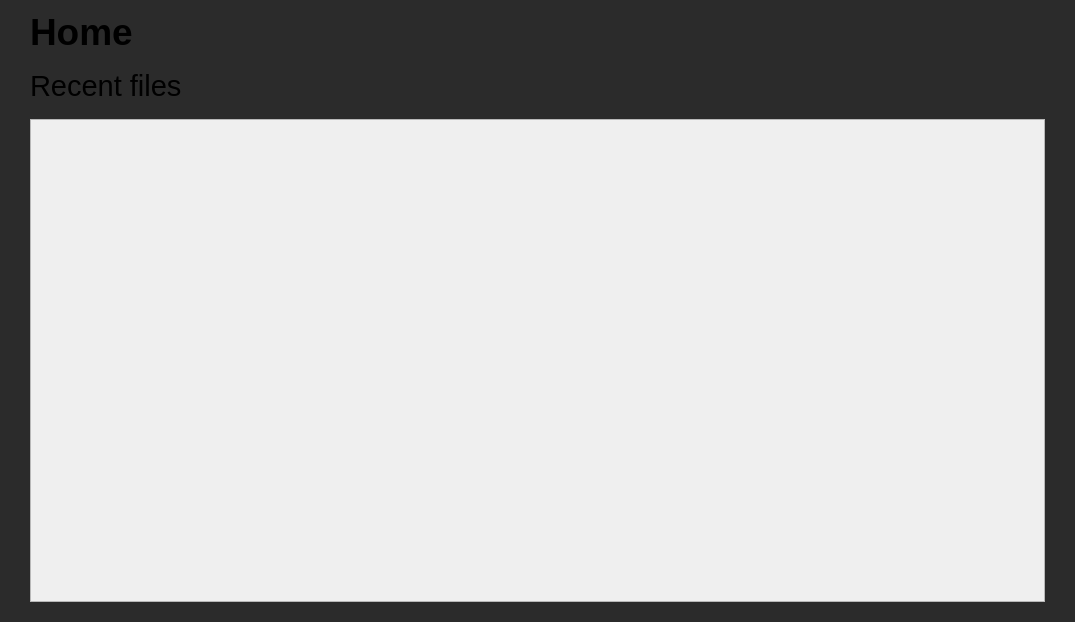
<?xml version="1.0" encoding="UTF-8"?>
<ui version="4.0">
 <class>HomeWindow</class>
 <widget class="QWidget" name="HomeWindow">
  <property name="geometry">
   <rect>
    <x>0</x>
    <y>0</y>
    <width>1075</width>
    <height>622</height>
   </rect>
  </property>
  <property name="windowTitle">
   <string>Form</string>
  </property>
  <property name="styleSheet">
   <string notr="true">QWidget#HomeWindow
{
	background-color:	rgb(43, 43, 43);
}</string>
  </property>
  <layout class="QVBoxLayout" name="verticalLayout" stretch="0,0,0">
   <property name="spacing">
    <number>16</number>
   </property>
   <property name="leftMargin">
    <number>30</number>
   </property>
   <property name="rightMargin">
    <number>30</number>
   </property>
   <property name="bottomMargin">
    <number>20</number>
   </property>
   <item>
    <widget class="QLabel" name="titleLabel">
     <property name="font">
      <font>
       <pointsize>28</pointsize>
       <bold>true</bold>
      </font>
     </property>
     <property name="text">
      <string>Home</string>
     </property>
    </widget>
   </item>
   <item>
    <widget class="QLabel" name="descriptionLabel">
     <property name="font">
      <font>
       <pointsize>22</pointsize>
      </font>
     </property>
     <property name="text">
      <string>Recent files</string>
     </property>
    </widget>
   </item>
   <item>
    <widget class="QScrollArea" name="scrollArea">
     <property name="widgetResizable">
      <bool>true</bool>
     </property>
     <widget class="QWidget" name="scrollAreaWidgetContents">
      <property name="geometry">
       <rect>
        <x>0</x>
        <y>0</y>
        <width>1013</width>
        <height>472</height>
       </rect>
      </property>
      <layout class="QVBoxLayout" name="verticalLayout_2">
       <item>
        <widget class="RecentFilesManager" name="recentFilesManager" native="true"/>
       </item>
      </layout>
     </widget>
    </widget>
   </item>
  </layout>
 </widget>
 <customwidgets>
  <customwidget>
   <class>RecentFilesManager</class>
   <extends>QWidget</extends>
   <header>RecentFilesManager.h</header>
   <container>1</container>
  </customwidget>
 </customwidgets>
 <resources/>
 <connections/>
</ui>
